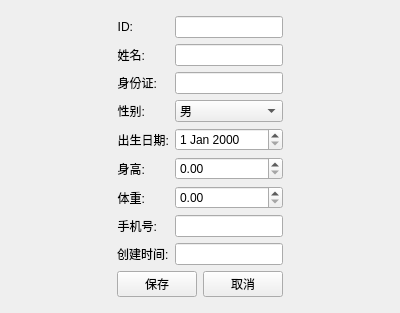
<?xml version="1.0" encoding="UTF-8"?>
<ui version="4.0">
 <class>PaticentEditView</class>
 <widget class="QWidget" name="PaticentEditView">
  <property name="geometry">
   <rect>
    <x>0</x>
    <y>0</y>
    <width>400</width>
    <height>313</height>
   </rect>
  </property>
  <property name="windowTitle">
   <string>edit informations about patient</string>
  </property>
  <layout class="QVBoxLayout" name="verticalLayout_2">
   <item>
    <spacer name="verticalSpacer">
     <property name="orientation">
      <enum>Qt::Vertical</enum>
     </property>
     <property name="sizeHint" stdset="0">
      <size>
       <width>20</width>
       <height>4</height>
      </size>
     </property>
    </spacer>
   </item>
   <item>
    <layout class="QHBoxLayout" name="horizontalLayout_2">
     <item>
      <spacer name="horizontalSpacer">
       <property name="orientation">
        <enum>Qt::Horizontal</enum>
       </property>
       <property name="sizeHint" stdset="0">
        <size>
         <width>40</width>
         <height>20</height>
        </size>
       </property>
      </spacer>
     </item>
     <item>
      <layout class="QVBoxLayout" name="verticalLayout">
       <item>
        <layout class="QFormLayout" name="formLayout">
         <item row="0" column="0">
          <widget class="QLabel" name="label">
           <property name="text">
            <string>ID:</string>
           </property>
           <property name="alignment">
            <set>Qt::AlignRight|Qt::AlignTrailing|Qt::AlignVCenter</set>
           </property>
          </widget>
         </item>
         <item row="0" column="1">
          <widget class="QLineEdit" name="dbEditID"/>
         </item>
         <item row="1" column="0">
          <widget class="QLabel" name="label_2">
           <property name="text">
            <string>姓名:</string>
           </property>
           <property name="alignment">
            <set>Qt::AlignRight|Qt::AlignTrailing|Qt::AlignVCenter</set>
           </property>
          </widget>
         </item>
         <item row="1" column="1">
          <widget class="QLineEdit" name="dbEditName"/>
         </item>
         <item row="2" column="0">
          <widget class="QLabel" name="label_3">
           <property name="text">
            <string>身份证:</string>
           </property>
           <property name="alignment">
            <set>Qt::AlignRight|Qt::AlignTrailing|Qt::AlignVCenter</set>
           </property>
          </widget>
         </item>
         <item row="2" column="1">
          <widget class="QLineEdit" name="dbEditIDCard"/>
         </item>
         <item row="3" column="0">
          <widget class="QLabel" name="label_4">
           <property name="text">
            <string>性别:</string>
           </property>
           <property name="alignment">
            <set>Qt::AlignRight|Qt::AlignTrailing|Qt::AlignVCenter</set>
           </property>
          </widget>
         </item>
         <item row="3" column="1">
          <widget class="QComboBox" name="dbComboxSex">
           <item>
            <property name="text">
             <string>男</string>
            </property>
           </item>
           <item>
            <property name="text">
             <string>女</string>
            </property>
           </item>
          </widget>
         </item>
         <item row="4" column="0">
          <widget class="QLabel" name="label_5">
           <property name="text">
            <string>出生日期:</string>
           </property>
           <property name="alignment">
            <set>Qt::AlignRight|Qt::AlignTrailing|Qt::AlignVCenter</set>
           </property>
          </widget>
         </item>
         <item row="4" column="1">
          <widget class="QDateEdit" name="dbDateEditDOB"/>
         </item>
         <item row="5" column="0">
          <widget class="QLabel" name="label_6">
           <property name="text">
            <string>身高:</string>
           </property>
           <property name="alignment">
            <set>Qt::AlignRight|Qt::AlignTrailing|Qt::AlignVCenter</set>
           </property>
          </widget>
         </item>
         <item row="5" column="1">
          <widget class="QDoubleSpinBox" name="dbSpinHeight"/>
         </item>
         <item row="6" column="0">
          <widget class="QLabel" name="label_7">
           <property name="text">
            <string>体重:</string>
           </property>
           <property name="alignment">
            <set>Qt::AlignRight|Qt::AlignTrailing|Qt::AlignVCenter</set>
           </property>
          </widget>
         </item>
         <item row="6" column="1">
          <widget class="QDoubleSpinBox" name="dbSpinWeight"/>
         </item>
         <item row="7" column="0">
          <widget class="QLabel" name="label_8">
           <property name="text">
            <string>手机号:</string>
           </property>
           <property name="alignment">
            <set>Qt::AlignRight|Qt::AlignTrailing|Qt::AlignVCenter</set>
           </property>
          </widget>
         </item>
         <item row="7" column="1">
          <widget class="QLineEdit" name="dbEditMobile"/>
         </item>
         <item row="8" column="0">
          <widget class="QLabel" name="label_9">
           <property name="text">
            <string>创建时间:</string>
           </property>
          </widget>
         </item>
         <item row="8" column="1">
          <widget class="QLineEdit" name="dbEditTimeStamp"/>
         </item>
        </layout>
       </item>
       <item>
        <layout class="QHBoxLayout" name="horizontalLayout">
         <item>
          <widget class="QPushButton" name="btnSave">
           <property name="text">
            <string>保存</string>
           </property>
          </widget>
         </item>
         <item>
          <widget class="QPushButton" name="btnCancel">
           <property name="text">
            <string>取消</string>
           </property>
          </widget>
         </item>
        </layout>
       </item>
      </layout>
     </item>
     <item>
      <spacer name="horizontalSpacer_2">
       <property name="orientation">
        <enum>Qt::Horizontal</enum>
       </property>
       <property name="sizeHint" stdset="0">
        <size>
         <width>40</width>
         <height>20</height>
        </size>
       </property>
      </spacer>
     </item>
    </layout>
   </item>
   <item>
    <spacer name="verticalSpacer_2">
     <property name="orientation">
      <enum>Qt::Vertical</enum>
     </property>
     <property name="sizeHint" stdset="0">
      <size>
       <width>20</width>
       <height>5</height>
      </size>
     </property>
    </spacer>
   </item>
  </layout>
 </widget>
 <resources/>
 <connections/>
</ui>
